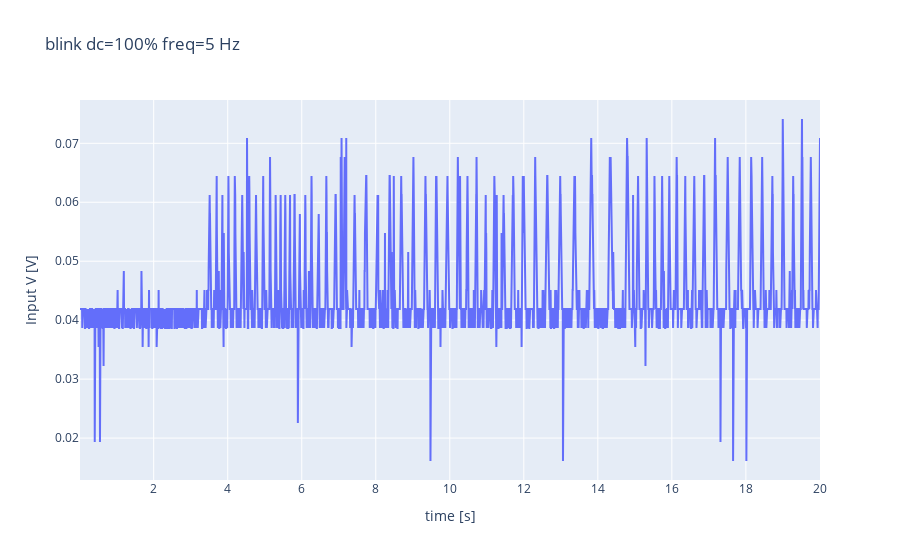

Source (notebook cell):
### Code cell
dc = 100
f = 5
title = f'blink dc={dc}% freq={f} Hz'
tmax = 20 #sec
fileindex += 1
has_v_control = False
p.ChangeDutyCycle(dc)
p.ChangeFrequency(f)
#title = f'blink dc={dc}% freq={f} Hz'
test = []
case = []
nothing = []
x = []
start = datetime.now()
while datetime.now() < start + timedelta(seconds=tmax):
    test.append(AnalogIn(mcp, MCP.P0).voltage)
    if has_v_control:
        case.append(AnalogIn(mcp, MCP.P1).voltage)
    #nothing.append(3.3 - AnalogIn(mcp, MCP.P2).voltage)
    t = datetime.now() - start
    x.append(t.seconds + t.microseconds*1e-6)
print('Done.')
data = [go.Scatter(x=x, y=test, name='Photoresistor', mode='lines')]
if has_v_control:
    data.append(go.Scatter(x=x, y=case, name='Vo', mode='lines'))
fig = go.Figure(data=data,
                layout=dict(title=title, xaxis={'title': 'time [s]'},
                            yaxis={'title': 'Input V [V]'}))
fig.show()
df = pd.DataFrame(list(zip(x, test)), 
               columns =['Time', 'Voltage'])
filename = f'test_{dc}pc_{f}Hz_{tmax}s_{fileindex}.csv'
df.to_csv(filename)
print(filename)

### Figure 1 — Plotly figure (JSON) as saved in the notebook; plotly's stock layout.template omitted (floating-point values rounded to 4 significant figures; data arrays with more than 128 entries replaced by an {"elided": "..."} marker saying what was removed)
{"data": [{"mode": "lines", "name": "Photoresistor", "type": "scatter", "x": {"elided": "3884 float values"}, "y": {"elided": "3884 float values"}}], "layout": {"title": {"text": "blink dc=100% freq=5 Hz"}, "xaxis": {"title": {"text": "time [s]"}}, "yaxis": {"title": {"text": "Input V [V]"}}}}
